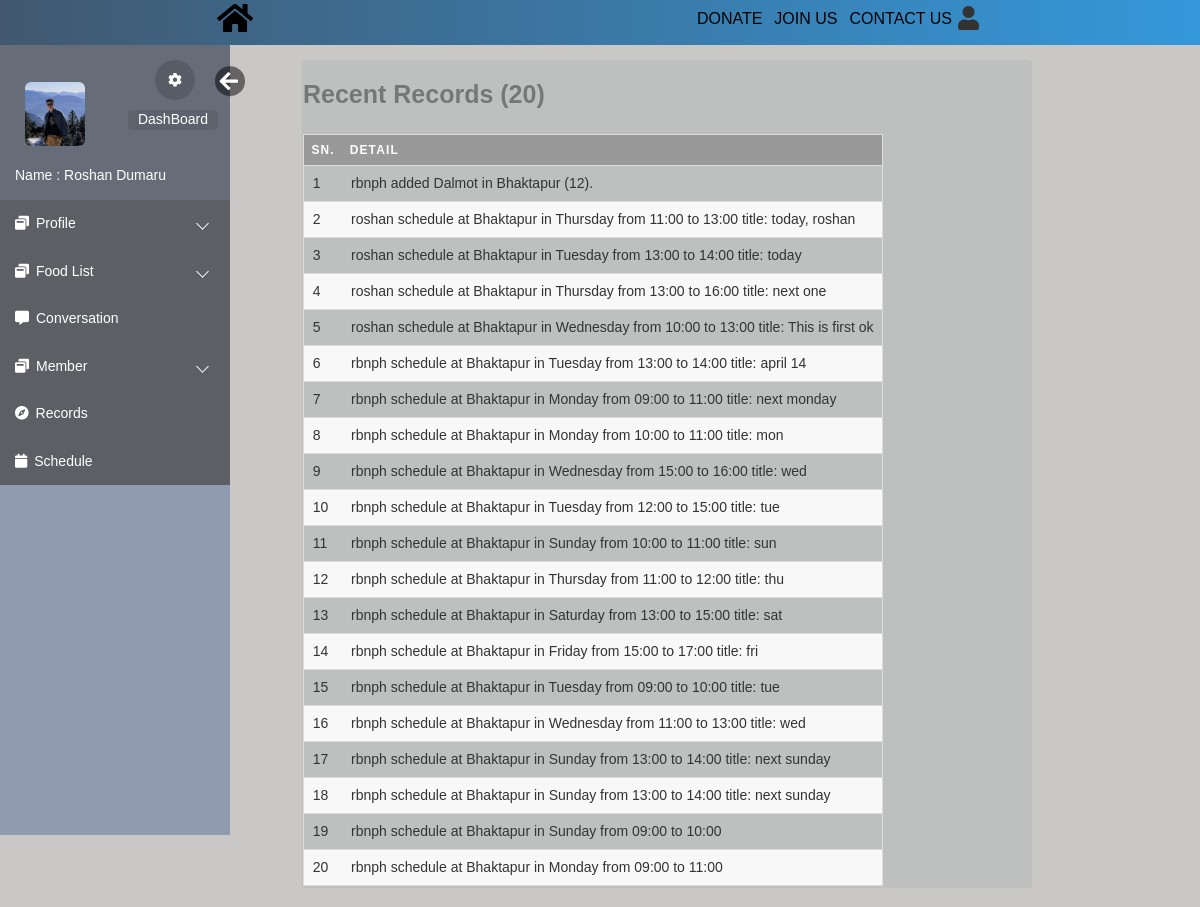
Screenshot of /html/records.php (signed in) with the database file from the repository.
### tables this page shows
CREATE TABLE `records` (
  `record_id` int(10) UNSIGNED NOT NULL,
  `description` varchar(100) DEFAULT NULL,
  `reg_id` int(10) UNSIGNED DEFAULT NULL,
  `date` datetime NOT NULL DEFAULT current_timestamp()
);

### html/records.php (the view, shortened to what this page needs)
<!DOCTYPE html>
<html lang="en">
<head>
    <link rel="stylesheet" href="https://maxcdn.bootstrapcdn.com/bootstrap/3.3.6/css/bootstrap.min.css">
    <link rel="stylesheet" href="https://maxcdn.bootstrapcdn.com/font-awesome/4.6.3/css/font-awesome.min.css">
    <link rel="stylesheet" href="../css/loginindex.css">
    <link rel="stylesheet" href="css/editprofile.css">
    <link rel="stylesheet" href="css/index.css">
    <link rel="stylesheet" href="https://use.fontawesome.com/releases/v5.3.1/css/all.css">
</head>
<body>
    <div class="navbars">
        <div class="nav0">
            <a href="../index.html"><i class="fa fa-home fa-2x" aria-hidden="true"></i></a>
        </div>
        <div class="navbars1">
            <div class="nav3"><i class="fa fa-user fa-3x"></i>
            </div>
            <div class="nav4"><a href="">CONTACT US</a></div>
            <div class="nav2"><a href="login.php">JOIN US</a></div>
            <div class="nav1"><a href="">DONATE</a></div>
        </div>
    </div>
    <div class="body_wrapper">
        <div class="sidemenu" id="mySidebar">
            <ul>
                <div class="me userBg">
                <div class="images">
                    <img style="margin-top:22px;border-radius: 10%;" src="files/<?php if($_SESSION['pic']==null){echo 'user.png';}else{ echo $_SESSION['pic'];}?>" width="60";>
                    </div>
                    <div class="myinfo">
                        <p class="name">Name :<?php echo $_SESSION['name']?></p>
                    </div>
                    <button class="setting">
                        <a href="editprofile.php"><i class="fa fa-cog" aria-hidden="true"></i></a>
                    </button>
                    <a id="hide" href="#" onclick="closeNav()"><i class="fa fa-arrow-left" aria-hidden="true"></i></a>
                    <button class="cloud">
                        <a href="index.php">DashBoard</a>
                    </button>
                </div>
                <li class="dropdown">
                    <a href="#"><span class="icon"><i class="fa fa-window-restore"></i></span><span>Profile</span></a>
                </li>
                <li class="dropdown">
                    <a href="#"><span class="icon"><i class="fa fa-window-restore"></i></span><span>Food List</span></a>
                </li>
                <li><a href="chat.php"><span class="icon"><i class="fa fa-commenting"></i></span><span>Conversation</span></a></li>
                <li class="dropdown">
                    <a href="#"><span class="icon"><i class="fa fa-window-restore"></i></span><span>Member</span></a>
                    </li>
                <li><a href="records.php"><span class="icon"><i class="fa fa-compass"></i></span><span>Records</span></a></li>
                <li><a href="schedule.php"><span class="icon"><i class="fa fa-calendar"></i></span><span>Schedule</span></a></li>
            </ul>
        </div>
        <div class="container">
            <div class="col-md-8 col-sm-9 contains">
                <div class="panel profile-panel">
    <?php
    $count=1;
    require_once("DBConnect.php");
        $sql = "SELECT * from records ";
	$result = $conn-> query($sql);
	if($result-> num_rows >0){
            $sql = "SELECT * from records ORDER BY `date` DESC ";
            $result = $conn-> query($sql);
        ?>
        <table>
        <caption><b style="font-size:25px">Recent Records (20)</b></caption>
        <thead>
            <th scope="col"><strong>Sn.</strong></th>
            <th scope="col"><strong>Detail</strong></th>
        </thead>
        <tbody>
    <?php
        while($row = $result-> fetch_assoc()){?>
    <tr>
    <td scope="row"><?=$count?></td>
    <td><?=$row["description"]?></td>
    </tr>
         <?php   $count++;
				}}
        echo "</tbody></table>";
        ?>
                </div>
            </div>
        </div>
    </div>
</body>
</html>

### css/loginindex.css (style rules this page uses)
* { margin: 0; padding: 0; font-family: sans-serif; list-style: none; text-decoration: none; }
.me #hide, .me #show { position: absolute; transform: scale(1.5); right: -60px; bottom: 95px; width: 20px; padding-top: 2px; padding-left: 3px; color: #FFF; border-radius: 0%; border-style: initial; border-radius: 50%; background: rgba(0, 0, 0, 0.5); }
#mySidebar { transition: 0.4s; }

### html/css/editprofile.css (style rules this page uses)
.sidemenu { float: left; }
.me { position: relative; width: calc(100% - 50px); height: 140px; padding: 15px 25px; margin-bottom: 15px; }
.me .setting { position: absolute; right: -15px; bottom: 85px; width: 40px; height: 40px; padding-top: 2px; color: #FFF; border-radius: 100%; border-style: none; background: rgba(0, 0, 0, 0.15); }
.me .setting a, .me .cloud a { color: #fff; }
.me .cloud { position: absolute; right: -38px; bottom: 55px; height: 20px; color: #FFF; border-style: none; border-radius: 10%; background: rgba(0, 0, 0, 0.09); }
.me .cloud a { padding: 15px 10px 15px 10px; }
.me .myinfo { position: absolute; left: 40px; bottom: 1px; font-size: 14px; color: #FFF; }
.myinfo .name { margin: 0 0 0 -25px; }
.profile-panel { margin-top: 2%; background-color: rgb(190, 192, 192); }
.navbars { display: flex; flex-direction: row; flex-wrap: wrap-reverse; font-size: 1.1rem; justify-content: space-around; background: #2c3e50; background: -webkit-linear-gradient(to left, #3498db, #41586f); background: linear-gradient(to left, #3498db, #41586f); padding-top: 10px; height: 45px; }
.navbars1 { display: flex; flex-direction: row-reverse; flex-wrap: wrap-reverse; font-size: 1.1rem; }
.navbars a { text-decoration: none; color: black; font-size: 1.6rem; font-family: 'Franklin Gothic Medium', 'Arial Narrow', Arial, sans-serif; padding: 6px; }
.navbars>div { margin: 2px; margin-bottom: 10px; margin-right: 1%; margin-top: 4px; text-align: center; font-size: 0.8rem; z-index: 999; }
.navbars .nav3, .navbars .nav0 { margin-top: -3px; cursor: pointer; position: relative; z-index: 3; }

### html/css/index.css (style rules this page uses)
*, *::after, *::before { padding: 0px; margin: 0px; box-sizing: border-box; }
body { font-family: "Quicksand", "SolaimanLipi", sans-serif; font-size: 14px; }
.body_wrapper { width: 100%; height: 100%; background: #cac7c7; overflow: hidden; }
.sidemenu { float: left; width: 230px; height: calc(100vh - 10px); background: #909bb0; scrollbar-width: none; }
.sidemenu>ul { background: #666d78; }
.sidemenu>ul>li>a { display: block; position: relative; color: #fff; text-decoration: none; padding: 15px; background: rgba(87, 83, 83, 0.5); }
.sidemenu>ul>li>a>span { margin-right: 7px; }
.sidemenu>ul>.dropdown>a { position: relative; display: block; }
.sidemenu>ul>.dropdown>a::after { content: ""; position: absolute; top: 40%; right: 10%; display: block; height: 9px; width: 9px; border-left: 1px solid #fff; border-bottom: 1px solid #fff; transition: 0.5s; transform: rotate(-45deg); }

### html/records.php (style rules this page uses)
body { font-family: "Open Sans", sans-serif; line-height: 1.25; }
.panel table { border: 1px solid #ccc; border-collapse: collapse; table-layout: fixed; }
.panel table caption { font-size: 1.5em; margin: .5em 0 .75em; }
.panel table tr { border: 1px solid #ddd; padding: .35em; }
.panel table tr:nth-child(even) { background: #f8f8f8; }
.panel table th, .panel table td { padding: .625em; text-align: left; }
.panel table th { background: #999; color: #fff; font-size: .85em; letter-spacing: .1em; text-transform: uppercase; }
.panel table td { white-space: nowrap; overflow: hidden; text-overflow: ellipsis; }
@media only screen and (max-width: 1300px) { .panel td,.panel th { font-size: 14px; } }
.contains { margin-left:5%; }

### rows the page displays
records: description "rbnph added Dalmot in Bhaktapur (12)."
records: description "roshan schedule at Bhaktapur in Thursday from 11:00 to 13:00 title: today, roshan"
records: description "roshan schedule at Bhaktapur in Tuesday from 13:00 to 14:00 title: today"
records: description "roshan schedule at Bhaktapur in Thursday from 13:00 to 16:00 title: next one"
records: description "roshan schedule at Bhaktapur in Wednesday from 10:00 to 13:00 title: This is first ok"
records: description "rbnph schedule at Bhaktapur in Tuesday from 13:00 to 14:00 title: april 14"
records: description "rbnph schedule at Bhaktapur in Monday from 09:00 to 11:00 title: next monday"
records: description "rbnph schedule at Bhaktapur in Monday from 10:00 to 11:00 title: mon"
records: description "rbnph schedule at Bhaktapur in Wednesday from 15:00 to 16:00 title: wed"
records: description "rbnph schedule at Bhaktapur in Tuesday from 12:00 to 15:00 title: tue"
records: description "rbnph schedule at Bhaktapur in Sunday from 10:00 to 11:00 title: sun"
records: description "rbnph schedule at Bhaktapur in Thursday from 11:00 to 12:00 title: thu"
records: description "rbnph schedule at Bhaktapur in Saturday from 13:00 to 15:00 title: sat"
records: description "rbnph schedule at Bhaktapur in Friday from 15:00 to 17:00 title: fri"
records: description "rbnph schedule at Bhaktapur in Tuesday from 09:00 to 10:00 title: tue"
records: description "rbnph schedule at Bhaktapur in Wednesday from 11:00 to 13:00 title: wed"
records: description "rbnph schedule at Bhaktapur in Sunday from 13:00 to 14:00 title: next sunday"
records: description "rbnph schedule at Bhaktapur in Sunday from 13:00 to 14:00 title: next sunday"
records: description "rbnph schedule at Bhaktapur in Sunday from 09:00 to 10:00"
records: description "rbnph schedule at Bhaktapur in Monday from 09:00 to 11:00"

### other values shown
$_SESSION['name'] "Roshan Dumaru"
